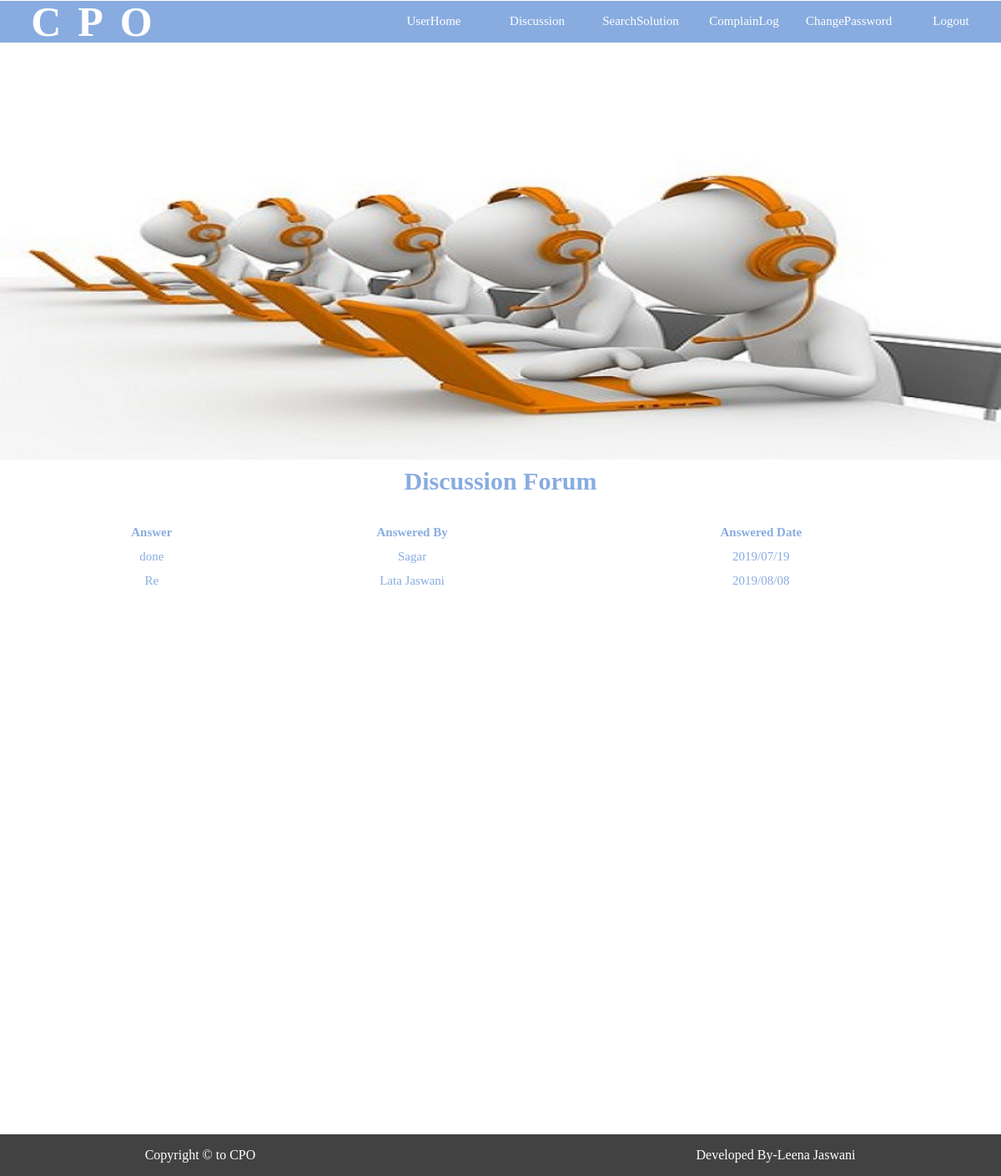
/userzone/viewanswer/1 (signed in), run on the app's committed database.
### userzone/models.py (models this page shows)
class Answer(models.Model):
    aid=models.AutoField(primary_key=True)
    answertext=models.TextField()
    answeredby=models.CharField(max_length=50)
    qid=models.IntegerField()
    answereddate=models.CharField(max_length=30)

### userzone/views.py (the view)
# urls.py: url(r'^viewanswer/(?P<qid>\d+)$',views.viewanswer,name='viewanswer'),
def viewanswer(request,qid):
    if request.session['userid']:
        ans=Answer.objects.filter(qid=qid)
        return render(request,'viewanswer.html',{'ans':ans})
    else:
        return render(request,'login.html')

### userzone/templates/viewanswer.html (shortened to what this page needs)
<!DOCTYPE html>
<html lang="en">
<head>
    {% load static %}
     <link href="{% static 'css/styleh.css' %}" rel="stylesheet"/>
</head>
<body onload="moveslider()">
<div id="outer">
    <div id="menu">
        <div class="logo"><h1>CPO</h1></div>
        <ul >
            <li><a href="{% url 'userzone:homeuser' %}">UserHome</a></li>
            <li ><a href="{% url 'userzone:discussion' %}" >Discussion</a></li>
            <li ><a href="{% url 'userzone:searchsolution' %}">SearchSolution</a></li>
            <li ><a href="{% url 'userzone:complainlog' %}">ComplainLog</a></li>
            <li ><a href="{% url 'userzone:changepassword' %}">ChangePassword</a></li>
            <li ><a href="{% url 'userzone:logout' %}">Logout</a></li>
        </ul>
    </div>
<div id="slider">
        <img id="slide" width="100%" height="500px"/>
    </div>
    <div id="main">
        <h2>Discussion Forum</h2>
        <table border="0" cellspacing="10" style="width:90%;margin:0 auto;">
            <tr>
                <th>Answer</th>
                <th>Answered By</th>
                <th>Answered Date</th>
            </tr>
                {% for a in ans %}
            <tr>
                    <td>{{a.answertext}}</td>
                    <td>{{a.answeredby}}</td>
                    <td>{{a.answereddate}}</td>
            </tr>
                {% endfor %}
        </table>
    </div>
    <div id="footer">
        <div id="footerl">Copyright &copy; to CPO</div>
        <div id="footerr">Developed By-Leena Jaswani</div>
    </div>
</div>
</body>
</html>

### userzone/static/css/styleh.css (style rules this page uses)
body,html { margin:0px; }
#outer { min-height:500px; //border:20px solid; height:auto; }
#menu { min-height:50px; width:100%; background-color:#88ACE0; margin-top:-15px; }
#menu ul { list-style-type:none; text-align:right; }
#menu ul li { display:inline-block; margin-top:5px; width:100px; padding:10px; //border:2px solid ; //background-color:#424242; border-radius:20px 0px 20px 0px; text-align:center; }
#menu ul li a { text-decoration:none; font-size:15px; color:white; height:100%; }
.logo { float: left; height: 50px; width:20%; align-items: center; justify-content: center; display: flex; }
.logo h1 { // text-align: justify; color: white; font-family:Georgia; font-size: 50px; letter-spacing: 20px; //position: relative; }
#main { min-height:800px; height:auto; /idth:100%; background-color:white; //border:1px solid; //margin-top:0px ; //overflow-x: auto; }
#slider { //height:500px; //border:1px solid; text-align: center; margin-top:-15px; }
#footer { min-height:30px; width:100%; background-color:#424242; //border-radius:10px; position: absolute; }
#footerl { min-height:30px; min-width:40%; //border:1px solid ; border-radius:10px; float:left; color:white; text-align:center; font-family:Verdana; line-height:50px; }
#footerr { min-height:30px; min-width:45%; //border:1px solid white; border-radius:10px; float:right; color:white; text-align:center; font-family:Verdana; line-height:50px; overflow-x: auto; }

### data on the page
Answer: answertext "done", answeredby "Sagar", answereddate "2019/07/19"
Answer: answertext "Re", answeredby "Lata Jaswani", answereddate "2019/08/08"
